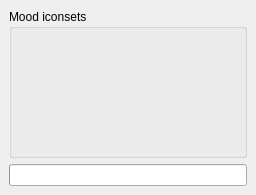
<?xml version="1.0" encoding="UTF-8"?>
<ui version="4.0">
 <class>IconsetMood</class>
 <widget class="QWidget" name="IconsetMood">
  <property name="geometry">
   <rect>
    <x>0</x>
    <y>0</y>
    <width>256</width>
    <height>195</height>
   </rect>
  </property>
  <property name="windowTitle">
   <string>IconsetMoodUI</string>
  </property>
  <layout class="QVBoxLayout">
   <property name="spacing">
    <number>6</number>
   </property>
   <property name="margin">
    <number>9</number>
   </property>
   <item>
    <widget class="QGroupBox" name="groupBox9">
     <property name="title">
      <string>Mood iconsets</string>
     </property>
     <layout class="QGridLayout">
      <property name="margin">
       <number>8</number>
      </property>
      <property name="spacing">
       <number>6</number>
      </property>
      <item row="1" column="2">
       <spacer>
        <property name="orientation">
         <enum>Qt::Horizontal</enum>
        </property>
        <property name="sizeType">
         <enum>QSizePolicy::Expanding</enum>
        </property>
        <property name="sizeHint" stdset="0">
         <size>
          <width>204</width>
          <height>20</height>
         </size>
        </property>
       </spacer>
      </item>
      <item row="1" column="3">
       <widget class="IconButton" name="pb_moodDetails" native="true">
        <property name="text" stdset="0">
         <string>&amp;Show Details</string>
        </property>
       </widget>
      </item>
      <item row="0" column="0" colspan="4">
       <widget class="IconsetSelect" name="iss_moods" native="true"/>
      </item>
     </layout>
    </widget>
   </item>
   <item>
    <widget class="QProgressBar" name="progress">
     <property name="orientation">
      <enum>Qt::Horizontal</enum>
     </property>
    </widget>
   </item>
  </layout>
 </widget>
 <layoutdefault spacing="6" margin="11"/>
 <customwidgets>
  <customwidget>
   <class>IconButton</class>
   <extends></extends>
   <header>iconbutton.h</header>
  </customwidget>
  <customwidget>
   <class>IconsetSelect</class>
   <extends></extends>
   <header>iconsetselect.h</header>
  </customwidget>
 </customwidgets>
 <resources/>
 <connections/>
</ui>
